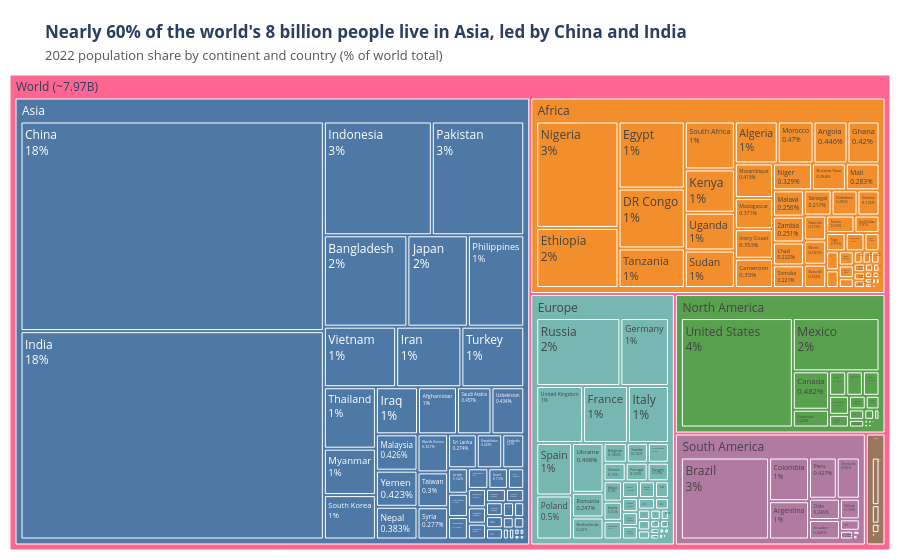

Here is the notebook cell this chart was saved with:
### Markdown cell above
**Chart choice & justification:** *Which chart did you choose, and why? Justify design choices.

*I chose a treemap because it encodes hierarchical part-to-whole structure—displaying both continental totals and individual country shares within a single compact rectangle. Coloring continents with a muted CVD-safe palette and displaying direct labels with country names and population shares makes it immediately clear that Asia holds nearly 60% of humanity, led heavily by China and India.*

### Code cell
# Q6

okabe_ito_soft = {
    "Asia": "#4E79A7",
    "Africa": "#F28E2B",
    "Europe": "#76B7B2",
    "North America": "#59A14F",
    "South America": "#B07AA1",
    "Oceania": "#9C755F",
}

fig = px.treemap(
    df,
    path=[px.Constant("World (~7.97B)"), "Continent", "Country"],
    values="2022 Population",
    color="Continent",
    color_discrete_map=okabe_ito_soft,
    template="plotly_white",
)

fig.update_traces(
    textinfo="label+percent root",
    marker=dict(line=dict(width=1, color="white")),
    root_color="#F5F5F5",
    hovertemplate="<b>%{label}</b><br>Population: %{value:,}<br>World Share: %{percentRoot:.2%}<extra></extra>",
)

fig.update_layout(
    title=(
        "<b>Nearly 60% of the world's 8 billion people live in Asia, led by"
        " China and India</b><br><span style='font-size:13px;"
        " color:#555;'>2022 population share by continent and country (% of"
        " world total)</span>"
    ),
    margin=dict(t=75, l=10, r=10, b=10),
)
fig.show()

### Figure 1 — Plotly figure (JSON) as saved in the notebook; plotly's stock layout.template omitted (floating-point values rounded to 4 significant figures; data arrays with more than 128 entries replaced by an {"elided": "..."} marker saying what was removed)
{"data": [{"branchvalues": "total", "customdata": {"elided": "241x1 str values"}, "domain": {"x": [0, 1], "y": [0, 1]}, "hovertemplate": "<b>%{label}</b><br>Population: %{value:,}<br>World Share: %{percentRoot:.2%}<extra></extra>", "ids": {"elided": "241 str values"}, "labels": {"elided": "241 str values"}, "marker": {"colors": {"elided": "241 str values"}, "line": {"color": "white", "width": 1}}, "name": "", "parents": {"elided": "241 str values"}, "root": {"color": "#F5F5F5"}, "textinfo": "label+percent root", "type": "treemap", "values": {"elided": "241 float values"}}], "layout": {"legend": {"tracegroupgap": 0}, "margin": {"b": 10, "l": 10, "r": 10, "t": 75}, "title": {"text": "<b>Nearly 60% of the world's 8 billion people live in Asia, led by China and India</b><br><span style='font-size:13px; color:#555;'>2022 population share by continent and country (% of world total)</span>"}}}
